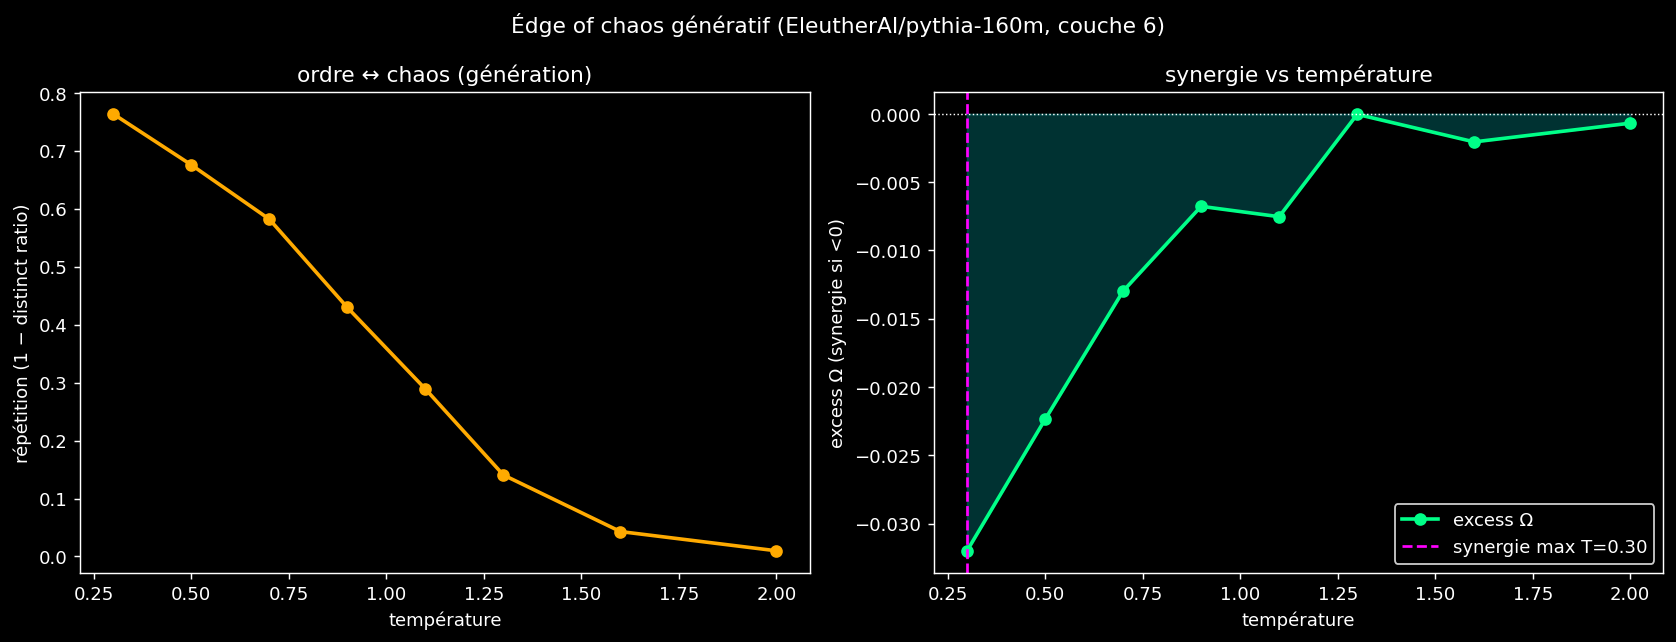

Source code (Python):
"""B — édge of chaos d'un LLM génératif : synergie vs température de sampling.

La génération autorégressive est la VRAIE dynamique du LLM (x_{t+1}=f(x_t...)).
Température T = paramètre de contrôle :
- T basse → répétitif (ORDRE, redondance)
- T haute → incohérent (CHAOS décorrélé)
- T intermédiaire → cohérent+créatif (EDGE)

Trajectoire = hidden states du token généré à chaque step. On mesure vs T :
- répétition (proxy ordre↔chaos) : 1 − distinct-token ratio
- Ω inter-dimensions sur la trajectoire + surrogate shuffle (synergie réelle)

Prédiction (thèse émergence-à-l'edge) : synergie max à T intermédiaire, faible
en répétition (redondance) ET en chaos décorrélé (bruit).
"""
import sys
import os
import json
import numpy as np
import torch
import torch.nn.functional as F
import matplotlib.pyplot as plt

sys.path.insert(0, os.path.dirname(os.path.dirname(os.path.abspath(__file__))))

from xi.temporal import tc_random_subsets

SEED_PROMPTS = [
    "The meaning of life is",
    "Once upon a time in a distant land",
    "The most important scientific discovery was",
    "She looked at the horizon and thought",
    "In the beginning there was",
    "The machine slowly began to",
    "Music has the power to",
    "Deep in the forest, something",
]


def quantize_cols(A, n_bins=3):
    out = np.empty(A.shape, dtype=np.int8)
    for j in range(A.shape[1]):
        q = np.quantile(A[:, j], np.linspace(0, 1, n_bins + 1)[1:-1])
        out[:, j] = np.digitize(A[:, j], q)
    return out


def shuffle_cols(A, rng):
    out = A.copy()
    for j in range(out.shape[1]):
        out[:, j] = out[rng.permutation(out.shape[0]), j]
    return out


@torch.no_grad()
def generate_traj(model, tok, prompt, T, layer, n_gen=64, seed=0):
    torch.manual_seed(seed)
    ids = tok(prompt, return_tensors="pt")["input_ids"]
    hid, gen_ids = [], []
    for _ in range(n_gen):
        out = model(ids, output_hidden_states=True)
        h = out.hidden_states[layer][0, -1, :].numpy()
        logits = out.logits[0, -1, :] / max(T, 1e-3)
        probs = F.softmax(logits, dim=-1)
        nxt = torch.multinomial(probs, 1)
        ids = torch.cat([ids, nxt[None, :]], dim=1)
        hid.append(h)
        gen_ids.append(int(nxt.item()))
    return np.array(hid), gen_ids


def run(
    model_name="EleutherAI/pythia-160m",
    temps=(0.3, 0.5, 0.7, 0.9, 1.1, 1.3, 1.6, 2.0),
    layer=6,
    n_gen=64,
    n_dims=64,
    subset_size=4,
    n_subsets=400,
    n_bins=3,
    seed=0,
    outdir=None,
):
    if outdir is None:
        outdir = os.path.dirname(os.path.abspath(__file__))
    from transformers import AutoModelForCausalLM, AutoTokenizer

    print(f"Édge of chaos génératif | {model_name} | couche {layer}\n")
    tok = AutoTokenizer.from_pretrained(model_name)
    if tok.pad_token is None:
        tok.pad_token = tok.eos_token
    model = AutoModelForCausalLM.from_pretrained(model_name, output_hidden_states=True)
    model.eval()
    D = model.config.hidden_size
    rng = np.random.default_rng(seed)
    dim_idx = rng.choice(D, size=min(n_dims, D), replace=False)

    temps = list(temps)
    o_real = np.zeros(len(temps))
    o_shuf = np.zeros(len(temps))
    repetition = np.zeros(len(temps))

    for i, T in enumerate(temps):
        all_h, all_tok = [], []
        for j, p in enumerate(SEED_PROMPTS):
            h, gids = generate_traj(model, tok, p, T, layer, n_gen=n_gen, seed=seed + j)
            all_h.append(h)
            all_tok.extend(gids)
        H = np.concatenate(all_h, axis=0)[:, dim_idx]      # (n_seq*n_gen, n_dims)
        disc = quantize_cols(H, n_bins=n_bins)
        _, _, o, _, _ = tc_random_subsets(disc, subset_size, n_subsets,
                                          np.random.default_rng(seed))
        disc_sh = shuffle_cols(disc, np.random.default_rng(seed + 1))
        _, _, o_s, _, _ = tc_random_subsets(disc_sh, subset_size, n_subsets,
                                            np.random.default_rng(seed))
        o_real[i] = o
        o_shuf[i] = o_s
        repetition[i] = 1.0 - len(set(all_tok)) / len(all_tok)   # 1 − distinct ratio
        print(f"  T={T:.2f} | répétition={repetition[i]:.3f} | "
              f"Ω={o:+.4f} | shuffle={o_s:+.4f} | excess={o-o_s:+.4f}")

    excess = o_real - o_shuf
    peak_syn_T = temps[int(np.argmin(excess))]
    print(f"\nsynergie (excess min) à T={peak_syn_T:.2f}")
    print(f"répétition : {repetition[0]:.2f} (T={temps[0]}) → {repetition[-1]:.2f} (T={temps[-1]})")

    # Plot
    fig, axes = plt.subplots(1, 2, figsize=(13, 5))
    axes[0].plot(temps, repetition, "o-", color="#ffaa00", lw=2)
    axes[0].set_xlabel("température", color="white")
    axes[0].set_ylabel("répétition (1 − distinct ratio)", color="white")
    axes[0].set_title("ordre ↔ chaos (génération)", color="white")

    axes[1].plot(temps, excess, "o-", color="#00ff88", lw=2, label="excess Ω")
    axes[1].axhline(0, color="white", ls=":", lw=0.8)
    axes[1].fill_between(temps, excess, 0, where=excess < 0, color="#00ffff", alpha=0.2)
    axes[1].axvline(temps[int(np.argmin(excess))], color="#ff00ff", ls="--",
                    label=f"synergie max T={peak_syn_T:.2f}")
    axes[1].set_xlabel("température", color="white")
    axes[1].set_ylabel("excess Ω (synergie si <0)", color="white")
    axes[1].set_title("synergie vs température", color="white")
    axes[1].legend(facecolor="black", labelcolor="white", edgecolor="white")

    for ax in axes:
        ax.set_facecolor("black")
        ax.tick_params(colors="white")
        for sp in ax.spines.values():
            sp.set_color("white")
    fig.patch.set_facecolor("black")
    fig.suptitle(f"Édge of chaos génératif ({model_name}, couche {layer})", color="white")
    plt.tight_layout()
    png = os.path.join(outdir, "llm_temperature_edge.png")
    plt.savefig(png, dpi=130, facecolor="black", bbox_inches="tight")
    print(f"\nsaved {png}")

    out = {"model": model_name, "layer": layer, "temps": temps,
           "omega": o_real.tolist(), "omega_shuffle": o_shuf.tolist(),
           "excess": excess.tolist(), "repetition": repetition.tolist(),
           "peak_synergy_T": peak_syn_T}
    with open(os.path.join(outdir, "llm_temperature_edge.json"), "w") as f:
        json.dump(out, f, indent=2)
    print(f"saved {os.path.join(outdir, 'llm_temperature_edge.json')}")
    return out


if __name__ == "__main__":
    run()
